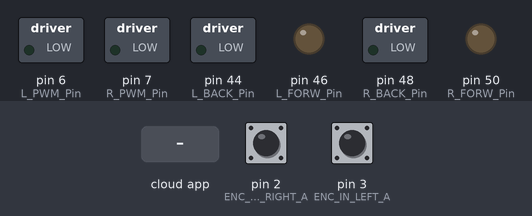
The sketch below on a simulated Arduino Mega 2560, built with avr-gcc and run on an emulated ATmega2560. Shown: switched loads named in the sketch (green lamp = pin HIGH), output pins drawn as LEDs (lit = HIGH). Inputs (shaded band) come from the test bench; at power-on: pin 2 (ENC_IN_RIGHT_A) HIGH, pin 3 (ENC_IN_LEFT_A) HIGH. The ROS host is connected and sends only what is stated.

Above: at 3.2 s.
3.3 s: the phone or cloud app sets right_vel to 45
At 4.5 s:
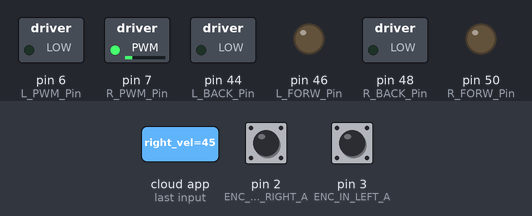
4.8 s: the phone or cloud app sets left_vel to 45
At 5.5 s:
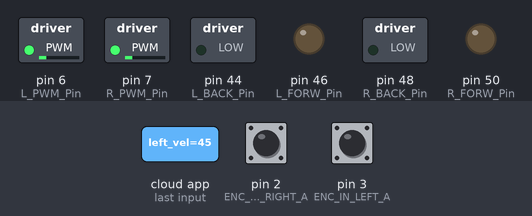
6.3 s: the phone or cloud app sets right_dir to 45
At 6.7 s:
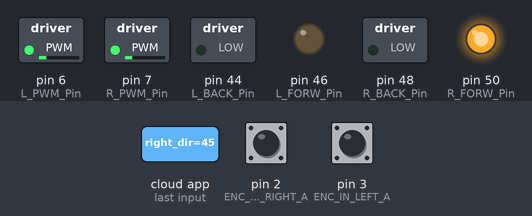
7.8 s: the phone or cloud app sets left_dir to 45
At 8.8 s:
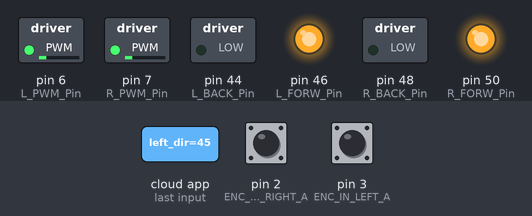
9.3 s: the phone or cloud app sets right_vel to 0
At 10.1 s:
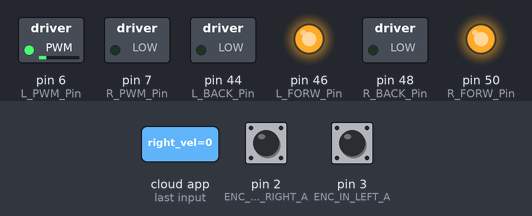
10.8 s: the phone or cloud app sets left_vel to 0
At 11.4 s:
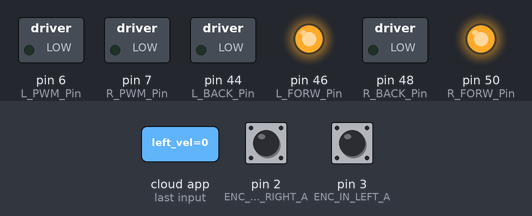
Timing chart, 0 to 13.3 s (numbered marks = the images above; inputs shaded):
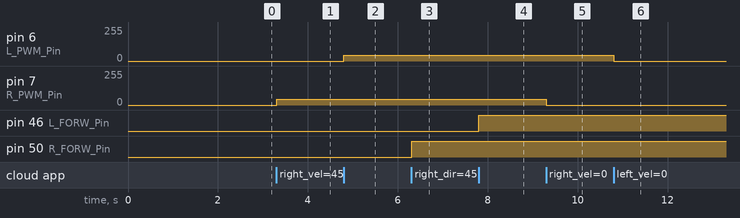

The sketch:

Arduino_ROS_Node_Code_WithoutIMU.ino
```cpp
//This is the main code
#include <ros.h>
#include <std_msgs/Int32.h>
#include <std_msgs/Int16.h>
#include <geometry_msgs/Twist.h>

const uint8_t R_PWM_Pin =  7;
const uint8_t R_FORW_Pin = 50;
const uint8_t R_BACK_Pin = 48;

const uint8_t L_PWM_Pin =  6;
const uint8_t L_FORW_Pin = 46;
const uint8_t L_BACK_Pin = 44;

float left_wheel_direction;
float right_wheel_direction;
float left_wheel_speed;
float right_wheel_speed;

// Encoder output to Arduino Interrupt pin. Tracks the tick count.
const int ENC_IN_RIGHT_A = 2;
const int ENC_IN_LEFT_A = 3;
const int ENC_IN_RIGHT_B = 4;
const int ENC_IN_LEFT_B = 5;

// True = Forward; False = Reverse
bool Direction_left = true;
bool Direction_right = true;

// Minumum and maximum values for 16-bit integers
const int encoder_minimum = -32768;
const int encoder_maximum = 32767;

volatile int L_Enc_val = 0; // Global variable for storing the encoder position
volatile int R_Enc_val = 0; // Global variable for storing the encoder position

void pin_def()
{
  pinMode(L_PWM_Pin,  OUTPUT);
  pinMode(L_FORW_Pin, OUTPUT);
  pinMode(L_BACK_Pin, OUTPUT);
  pinMode(R_PWM_Pin,  OUTPUT);
  pinMode(R_FORW_Pin, OUTPUT);
  pinMode(R_BACK_Pin, OUTPUT);

  // Set pin states of the encoder
  pinMode(ENC_IN_LEFT_A , INPUT_PULLUP);
  pinMode(ENC_IN_LEFT_B , INPUT);
  pinMode(ENC_IN_RIGHT_A , INPUT_PULLUP);
  pinMode(ENC_IN_RIGHT_B , INPUT);

  // Every time the pin goes high, this is a tick
  attachInterrupt(digitalPinToInterrupt(ENC_IN_LEFT_A), left_wheel_tick, RISING);
  attachInterrupt(digitalPinToInterrupt(ENC_IN_RIGHT_A), right_wheel_tick, RISING);

  // Initializing to Zero
  analogWrite(R_PWM_Pin, 0);
  analogWrite(L_PWM_Pin, 0);
  digitalWrite(L_FORW_Pin,0);
  digitalWrite(L_BACK_Pin,0);
  digitalWrite(R_FORW_Pin,0);
  digitalWrite(R_BACK_Pin,0);
 }

void right_vel_cb( const std_msgs::Int32& right_vel_msg)
{
  right_wheel_speed = right_vel_msg.data;
  analogWrite(R_PWM_Pin, right_wheel_speed);
}

void left_vel_cb( const std_msgs::Int32& left_vel_msg)
{
  left_wheel_speed = left_vel_msg.data;
  analogWrite(L_PWM_Pin, left_wheel_speed);
}

void right_dir_cb( const std_msgs::Int32& right_dir_msg)
{
  right_wheel_direction= right_dir_msg.data;
  if(right_wheel_direction == 0)
  {
  digitalWrite(R_FORW_Pin,0);
  digitalWrite(R_BACK_Pin,0);
  }
  else
  {
  digitalWrite(R_FORW_Pin,right_wheel_direction>0);
  digitalWrite(R_BACK_Pin,right_wheel_direction<0);
  }
}

void left_dir_cb( const std_msgs::Int32& left_dir_msg)
{
  left_wheel_direction = left_dir_msg.data;
  if(left_wheel_direction == 0)
  {
  digitalWrite(L_FORW_Pin,0);
  digitalWrite(L_BACK_Pin,0);
  }
  else
  {
  digitalWrite(L_FORW_Pin,left_wheel_direction>0);
  digitalWrite(L_BACK_Pin,left_wheel_direction<0);
  }

}

// Increment the number of ticks
void right_wheel_tick() {

  // Read the value for the encoder for the right wheel
  int val = digitalRead(ENC_IN_RIGHT_B);

  if(val == LOW) {
    Direction_right = false; // Reverse
  }
  else {
    Direction_right = true; // Forward
  }

  if (Direction_right) {

    if (R_Enc_val == encoder_maximum) {
      R_Enc_val = encoder_minimum;
    }
    else {
      R_Enc_val++;
    }
  }
  else {
    if (R_Enc_val == encoder_minimum) {
      R_Enc_val = encoder_maximum;
    }
    else {
      R_Enc_val--;
    }
  }
}

// Increment the number of ticks
void left_wheel_tick() {

  // Read the value for the encoder for the left wheel
  int val = digitalRead(ENC_IN_LEFT_B);

  if(val == LOW) {
    Direction_left = true; // Reverse
  }
  else {
    Direction_left = false; // Forward
  }

  if (Direction_left) {
    if (L_Enc_val == encoder_maximum) {
      L_Enc_val = encoder_minimum;
    }
    else {
      L_Enc_val++;
    }
  }
  else {
    if (L_Enc_val == encoder_minimum) {
      L_Enc_val = encoder_maximum;
    }
    else {
      L_Enc_val--;

    }
  }
}

// Handles startup and shutdown of ROS
ros::NodeHandle nh;

// Keep track of the number of wheel ticks
std_msgs::Int16 right_wheel_tick_count;
ros::Publisher rightTick("right_ticks", &right_wheel_tick_count);

std_msgs::Int16 left_wheel_tick_count;
ros::Publisher leftTick("left_ticks", &left_wheel_tick_count);

ros::Subscriber<std_msgs::Int32> rightVel("right_vel", &right_vel_cb );
ros::Subscriber<std_msgs::Int32> leftVel("left_vel", &left_vel_cb );
ros::Subscriber<std_msgs::Int32> rightDir("right_dir", &right_dir_cb );
ros::Subscriber<std_msgs::Int32> leftDir("left_dir", &left_dir_cb );

void setup() {

  pin_def();
  // ROS Setup
  nh.initNode();
  nh.advertise(rightTick);
  nh.advertise(leftTick);
  nh.subscribe(rightVel);
  nh.subscribe(leftVel);
  nh.subscribe(rightDir);
  nh.subscribe(leftDir);

  delay(2000);

}

void loop() {

    right_wheel_tick_count.data = R_Enc_val ;
    left_wheel_tick_count.data = L_Enc_val ;
    rightTick.publish( &right_wheel_tick_count );
    leftTick.publish( &left_wheel_tick_count );
    nh.spinOnce();
    delay(10);
}
```

Measured:
- after the input at 3.3 s, pin 7 (R_PWM_Pin): 0/255 → 45/255 at once
- after the input at 4.8 s, pin 6 (L_PWM_Pin): 0/255 → 45/255 at once
- after the input at 6.3 s, pin 50 (R_FORW_Pin): LOW → HIGH at once
- after the input at 7.8 s, pin 46 (L_FORW_Pin): LOW → HIGH at once
- after the input at 9.3 s, pin 7 (R_PWM_Pin): 45/255 → 0/255 at once
- after the input at 10.8 s, pin 6 (L_PWM_Pin): 45/255 → 0/255 at once
